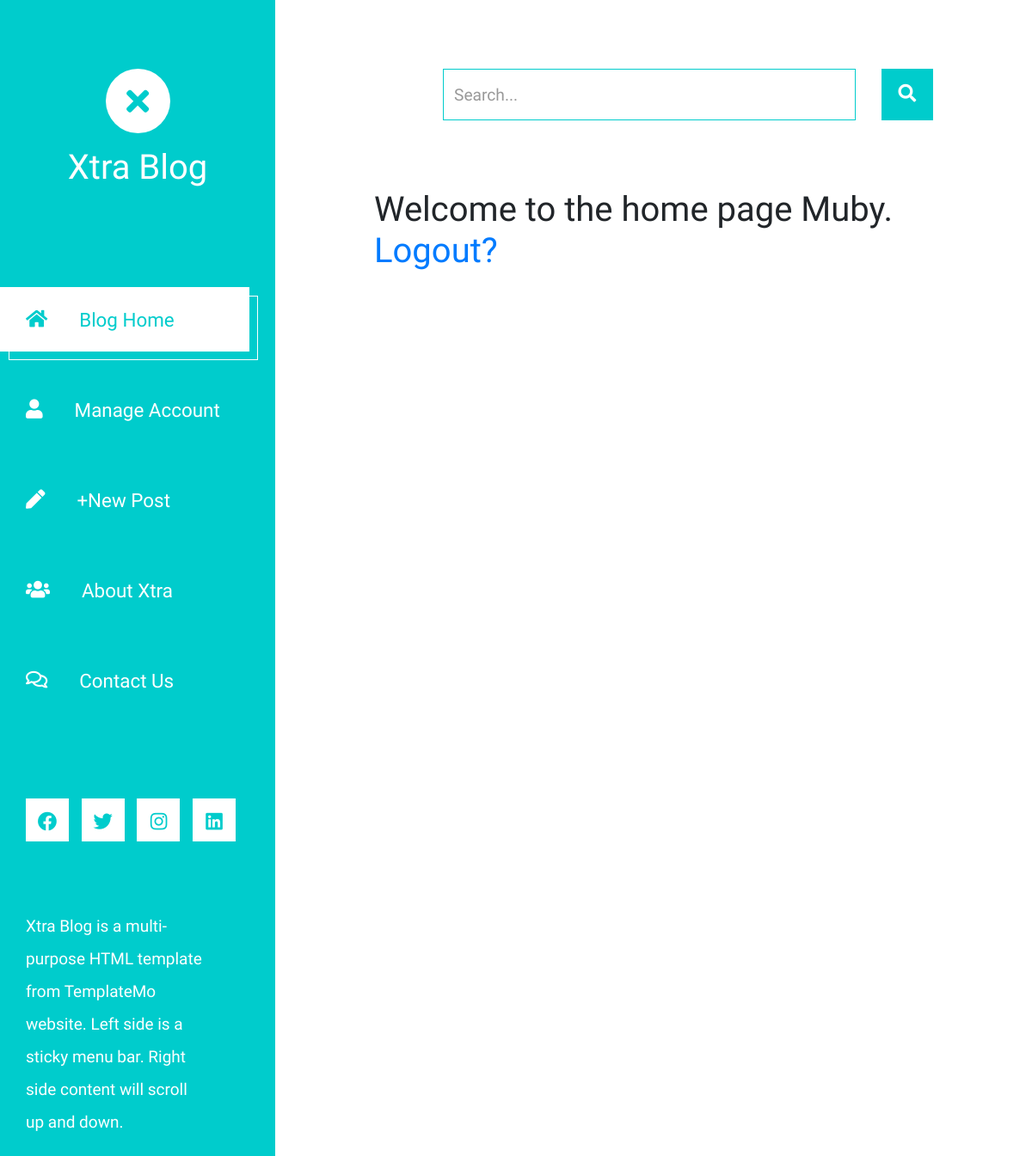
The page / (signed in) on the database as committed earlier.
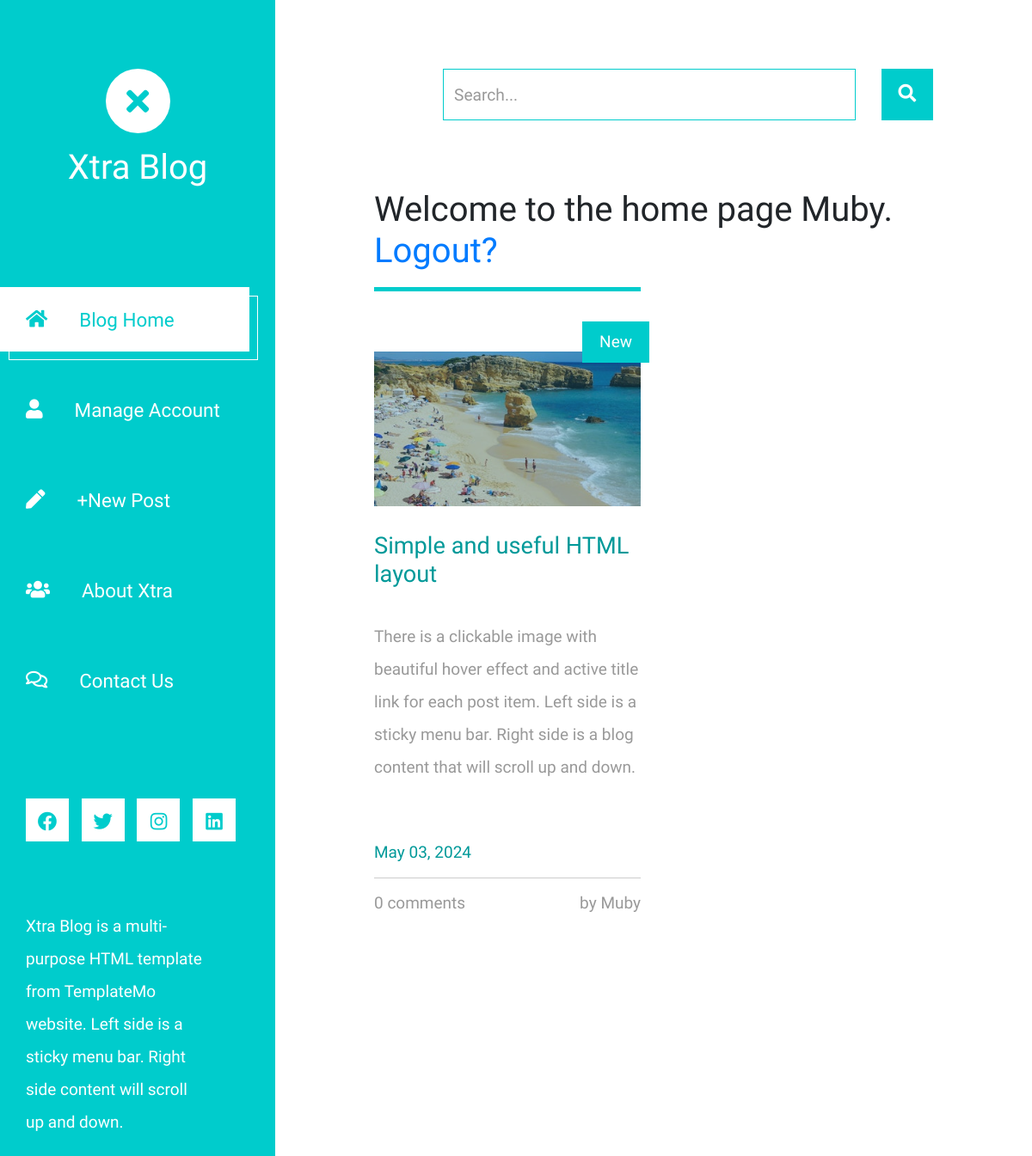
The same page on the database as committed later.
### custom_accounts/models.py (models this page shows)
class CustomUser(AbstractUser):
    first_name = models.CharField(max_length=50, blank=True)
    last_name = models.CharField(max_length=50, blank=True)
    photo = models.ImageField(null=False, default="avatar.svg")

### base/models.py (models this page shows, shortened)
class Post(models.Model):
    id = models.UUIDField(primary_key=True, default=uuid.uuid4, editable=False)
    user = models.ForeignKey(settings.AUTH_USER_MODEL, on_delete=models.CASCADE)
    title = models.CharField(max_length=50)
    image = models.ImageField(null=False, upload_to="posts/")
    description = models.TextField()
    slug = models.SlugField(null=False, unique=True)
    created = models.DateField(auto_now_add=True)

### base/views.py (the view)
# urls.py: path("", views.HomePageView.as_view(), name="home"),
class HomePageView(View):
    def get(self, request):
        posts = Post.objects.all()
        return render(request, "home.html", {"active": "home", "posts": posts})

### templates/home.html
{% extends 'base.html' %}
{% block main %}
    {% if request.user.is_authenticated %}
        <h1>Welcome to the home page {{request.user.username}}.
            <a href="{% url 'logout' %}">Logout?</a>
        </h1>
        <div class="row tm-row">
            {% for post in posts %}
                <article class="col-12 col-md-6 tm-post">
                    <hr class="tm-hr-primary">
                    <a href="" class="effect-lily tm-post-link tm-pt-60">
                        <div class="tm-post-link-inner">
                            <img src="{{post.image.url}}" alt="Image" class="img-fluid">
                        </div>
                        <span class="position-absolute tm-new-badge">New</span>
                        <h2 class="tm-pt-30 tm-color-primary tm-post-title">{{post.title}}</h2>
                    </a>
                    <p class="tm-pt-30">
                        {{post.description}}
                    </p>
                    <div class="d-flex justify-content-between tm-pt-45">
                        <span class="tm-color-primary">{{ post.created|date:"F d, Y" }}</span>
                    </div>
                    <hr>
                    <div class="d-flex justify-content-between">
                        <span>{{post.comments.count}} comments</span>
                        {% if user.first_name and user.last_name %}
                            <span>by {{user.first_name}} {{user.last_name}}</span>
                        {% else %}
                            <span>by {{user.username}}</span>
                        {% endif %}
                    </div>
                </article>
            {% endfor %}
        </div>
    {% else %}
            <h1><a href="{% url 'login' %}">Log In</a> to view posts.</h1>
    {% endif %}
{% endblock main %}

### templates/base.html (shortened to what this page needs)
{% load static %}
<!DOCTYPE html>
<html lang="en">
<head>
	<link rel="stylesheet" href="{% static 'fontawesome/css/all.min.css' %}">
    <link href="{% static 'css/bootstrap.min.css' %}" rel="stylesheet">
    <link href="{% static 'css/templatemo-xtra-blog.css' %}" rel="stylesheet">
</head>
<body>
    <header class="tm-header" id="tm-header">
        <div class="tm-header-wrapper">
            <div class="tm-site-header">
                <div class="mb-3 mx-auto tm-site-logo"><i class="fas fa-times fa-2x"></i></div>
                <h1 class="text-center">Xtra Blog</h1>
            </div>
            <nav class="tm-nav" id="tm-nav">
                <ul>
                    <li class="tm-nav-item {% if active == 'home' %}active{% endif %}"><a href="{% url 'home' %}" class="tm-nav-link">
                        <i class="fas fa-home"></i>
                        Blog Home
                    </a></li>
                    <li class="tm-nav-item {% if active == 'manage_account' %}active{% endif %}"><a href="{% url 'manage_account' %}" class="tm-nav-link">
                        <i class="fa fa-user"></i>
                        Manage Account
                    </a></li>
                    <li class="tm-nav-item"><a href="{% url 'create-post' %}" class="tm-nav-link">
                        <i class="fas fa-pen"></i>
                        +New Post
                    </a></li>
                    <li class="tm-nav-item"><a href="#" class="tm-nav-link">
                        <i class="fas fa-users"></i>
                        About Xtra
                    </a></li>
                    <li class="tm-nav-item"><a href="#" class="tm-nav-link">
                        <i class="far fa-comments"></i>
                        Contact Us
                    </a></li>
                </ul>
            </nav>
            <div class="tm-mb-65">
                <a rel="nofollow" href="https://fb.com/templatemo" class="tm-social-link">
                    <i class="fab fa-facebook tm-social-icon"></i>
                </a>
                <a href="https://twitter.com" class="tm-social-link">
                    <i class="fab fa-twitter tm-social-icon"></i>
                </a>
                <a href="https://instagram.com" class="tm-social-link">
                    <i class="fab fa-instagram tm-social-icon"></i>
                </a>
                <a href="https://linkedin.com" class="tm-social-link">
                    <i class="fab fa-linkedin tm-social-icon"></i>
                </a>
            </div>
            <p class="tm-mb-80 pr-5 text-white">
                Xtra Blog is a multi-purpose HTML template from TemplateMo website. Left side is a sticky menu bar. Right side content will scroll up and down.
            </p>
        </div>
    </header>
    <div class="container-fluid">
        <main class="tm-main">
            <div class="row tm-row">
                <div class="col-12">
                    <form method="GET" action="{% url 'home' %}" class="form-inline tm-mb-80 tm-search-form" name="query">
                        <input class="form-control tm-search-input" name="query" type="text" placeholder="Search..." aria-label="Search">
                        <button class="tm-search-button" type="submit">
                            <i class="fas fa-search tm-search-icon" aria-hidden="true"></i>
                        </button>
                    </form>
                </div>
            </div>
                {% block main %}
                {% endblock main %}
        </main>
    </div>
</body>

Rows that differ between the two databases and show on the page:
added Post: image (picture), title "Simple and useful HTML layout", description "There is a clickable image with beautiful hover effect and active title link for each post item. Left side is a sticky menu bar. Right side is a blog content that will scroll up and down.", created "May 03, 2024", comments.count "0", {{ user.username }} "Muby"
